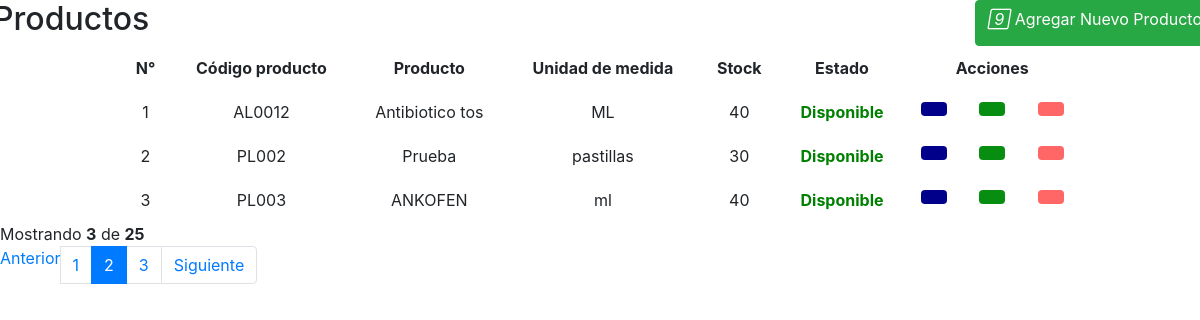
/views/productos/principal.php, run on the app's committed database.
### tables this page shows
CREATE TABLE `productos` (
  `id_producto` int(11) NOT NULL,
  `codigo_producto` varchar(20) NOT NULL,
  `nombre_producto` varchar(255) NOT NULL,
  `descripcion` varchar(255) NOT NULL,
  `medida` varchar(50) NOT NULL,
  `stock` float NOT NULL,
  `estado` int(11) NOT NULL
);

### views/productos/principal.php (the view, shortened to what this page needs)
<?php
$conn = conectar_db();
$sql = "SELECT * FROM productos";
$result = $conn->query($sql);
$cont = 0;
?>
<link rel="stylesheet" href="https://stackpath.bootstrapcdn.com/bootstrap/4.5.2/css/bootstrap.min.css">
<div>
<div class="row">
    <div class="col-md-12">
        <div class="table-wrapper">
            <div class="table-title">
                <div class="row">
                    <div class="col-sm-6 p-0 flex justify-content-lg-start justify-content-center">
                        <h2 class="ml-lg-2">Productos</h2>
                    </div>
                    <div class="col-sm-6 p-0 d-flex justify-content-lg-end justify-content-center">
                        <a href="#" class="btn btn-success" id="BtnNewProducto">
                            <i class="material-icons">&#xE147;</i> <span>Agregar Nuevo Producto</span>
                        </a>
                    </div>
                </div>
            </div>
<div class="table-responsive" id="DataPanelProductos">
    <?php if ($result && $result->num_rows > 0) : ?>
        <table class="table table-bordered table-hover table-borderless" style="margin: 0 auto; width: 80%">
            <thead style="vertical-align: middle; text-align: center;">
                <tr>
                    <th>N°</th>
                    <th>Código producto</th>
                    <th>Producto</th>
                    <th>Unidad de medida</th>
                    <th>Stock</th>
                    <th>Estado</th>
                    <th colspan="3">Acciones</th>
                </tr>
            </thead>
            <tbody style="vertical-align: middle; text-align: center;">
                <?php foreach ($result as $data) : ?>
                    <tr>
                        <td><?php echo ++$cont; ?></td>
                        <td><?php echo $data['codigo_producto']; ?></td>
                        <td><?php echo $data['nombre_producto']; ?></td>
                        <td><?php echo $data['medida']; ?></td>
                        <td><?php echo $data['stock']; ?></td>
                        <td><?php echo ($data['estado'] == 1) ? '<b style="color:green;">Disponible</b>' : '<b style="color:red;">No Disponible</b>'; ?></td>
                        <td>
                            <a href="" class="btn text-white BtnDetalleProd" id_producto="<?php echo $data['id_producto']; ?>" style="background-color: #00008B;"><i class="fa-solid fa-list-check"></i></a>
                        </td>
                        <td>
                            <a href="" class="btn text-white BtnUpdateProduct" id_producto="<?php echo $data['id_producto']; ?>" style="background-color: #078E10;"><i class="fa-solid fa-user-pen"></i></a>
                        </td>
                        <td>
                            <?php if ($data['estado'] == 1) : ?>
                                <a href="" class="btn text-white BtnUpdateEstado" style="background-color: #ff6666;" id_producto="<?= $data['id_producto']; ?>" estado="1"><i class="fa-solid fa-ban"></i></a>
                            <?php else : ?>
                                <a href="" class="btn text-white BtnUpdateEstado" style="background-color: #003366;" id_producto="<?= $data['id_producto']; ?>" estado="0"><i class="fa-solid fa-check"></i></a>
                            <?php endif ?>
                        </td>
                    </tr>
                <?php endforeach ?>
            </tbody>
        </table>
        <div class="clearfix">
        <div class="hint-text">Mostrando <b><?php echo $cont; ?></b> de <b>25</b></div>
        <ul class="pagination">
        <li class="page-item disabled"><a href="#">Anterior</a></li>
        <li class="page-item"><a href="#" class="page-link">1</a></li>
        <li class="page-item active"><a href="#" class="page-link">2</a></li>
        <li class="page-item"><a href="#" class="page-link">3</a></li>
        <li class="page-item"><a href="#" class="page-link">Siguiente</a></li>
        </ul>
        </div>
</div>
            </div>
    <?php else : ?>
        <div class="alert alert-danger">
            <b>No existen productos registrados</b>
        </div>
    <?php endif ?>
</div>

### data on the page
productos: codigo_producto "AL0012", nombre_producto "Antibiotico tos", medida "ML", stock "40", estado "Disponible"
productos: codigo_producto "PL002", nombre_producto "Prueba", medida "pastillas", stock "30", estado "Disponible"
productos: codigo_producto "PL003", nombre_producto "ANKOFEN", medida "ml", stock "40", estado "Disponible"

### other printed values
$cont "3"
